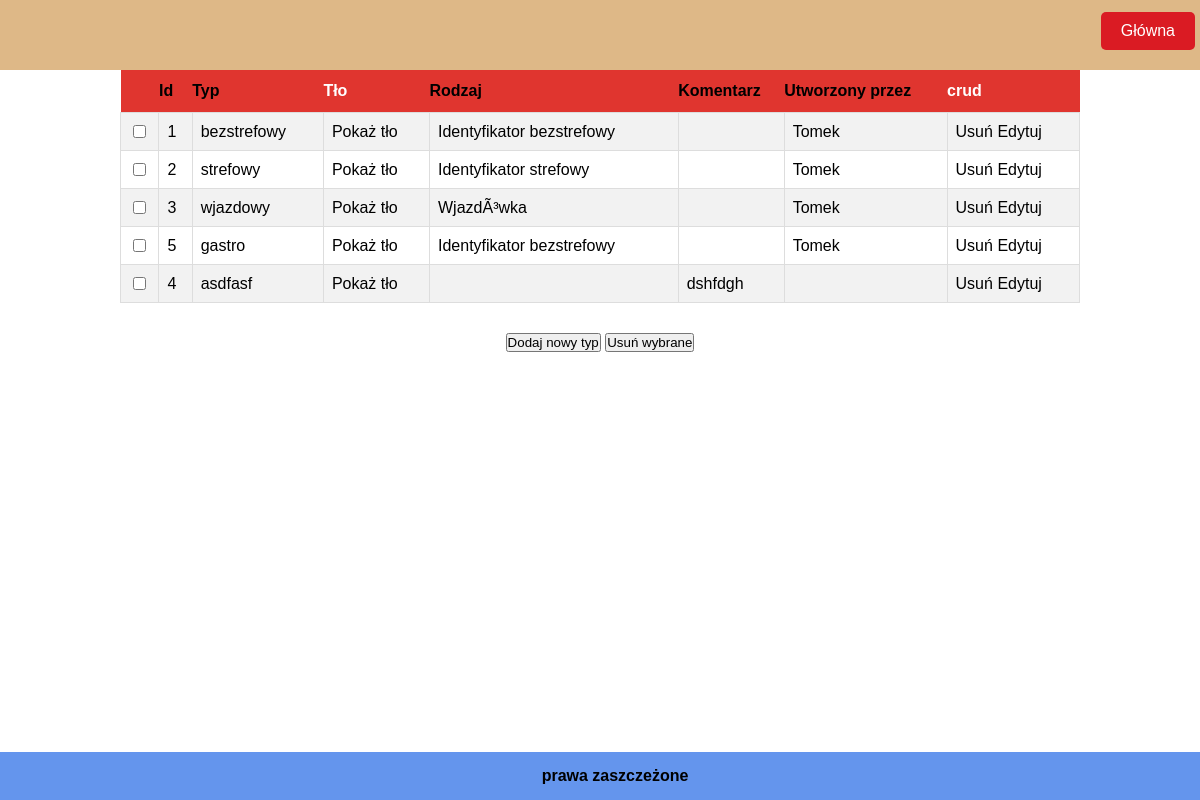
The page /ident_types.php?s=comment&order=1 on the database its author committed.
### tables this page shows
CREATE TABLE `ident_type` (
  `id` int(11) NOT NULL,
  `type` varchar(20) NOT NULL,
  `background` varchar(100) NOT NULL,
  `type_2` varchar(25) NOT NULL DEFAULT 'Identyfikator bezstrefowy',
  `comment` varchar(160) DEFAULT NULL,
  `madeby` varchar(50) NOT NULL
);

### ident_types.php (the view, shortened to what this page needs)
<!DOCTYPE html>
<html lang="pl" dir="ltr">
<head>
<link rel="stylesheet" href="style.css">
</head>
<body>
<header>
    <div id="logo"></div>
	    <nav class="clearfix">
            <a href="main.php" class="btn">Główna</a>
	    </nav>
</header>
<section class="container">
<form method="POST">
<table>
<tr>
    <th></th>
    <th><a href="ident_types.php?s=id&amp;order=<?php echo isset($_GET['order'])?!$_GET['order']:1; ?>">Id</a></th>
    <th><a href="ident_types.php?s=type&amp;order=<?php echo isset($_GET['order'])?!$_GET['order']:1; ?>">Typ</a></th>
    <th>Tło</th>
    <th><a href="ident_types.php?s=type_2&amp;order=<?php echo isset($_GET['order'])?!$_GET['order']:1; ?>">Rodzaj</a></th>
    <th><a href="ident_types.php?s=comment&amp;order=<?php echo isset($_GET['order'])?!$_GET['order']:1; ?>">Komentarz</a></th>
    <th><a href="ident_types.php?s=madeby&amp;order=<?php echo isset($_GET['order'])?!$_GET['order']:1; ?>">Utworzony przez</a></th>
    <th>crud</th>
</tr>
<?php
    require_once "connect.php";
    $connect = @new mysqli($host,$db_user,$db_password,$db_name);
    if(!isset($_GET['s']))
    {
        $ident_type = mysqli_query($connect,"SELECT * FROM ident_type ");
    }
    else
    {
        $s = $_GET['s'];
        $order = $_GET['order'];
        if($order == 1)
        {
            $ident_type = mysqli_query($connect,"SELECT * FROM ident_type ORDER BY $s ASC");
        }
        else
        {
            $ident_type = mysqli_query($connect,"SELECT * FROM ident_type ORDER BY $s DESC");
        }
    }
    if(mysqli_num_rows($ident_type) > 0)
    {
        while($r = mysqli_fetch_array($ident_type))
        {
            echo "<tr>";
            echo '<td> <input type="checkbox" name="checkbox[]" value="'.$r['id'].'"></input> </td>';
            echo "<td>".$r['id']."</td>";
            echo "<td>".$r['type']."</td>";
            echo '<td><a href="'.$r['background'].'">Pokaż tło</a></td>';
            echo "<td>".$r['type_2']."</td>";
            echo "<td>".$r['comment']."</td>";
            echo "<td>".$r['madeby']."</td>";
            echo "<td>
           <a href=\"ident_types.php?a=del&amp;id={$r['id']}\">Usuń</a>
           <a href=\"edit_ident_type.php?id={$r['id']}\">Edytuj</a>
           </td>";
            echo "</tr>";
        }
    }
?>
</table>
<div>
<div class="center">
        <button class="submit" name="add" value="add">Dodaj nowy typ</button>
        <button class="submit" name="delete" value="delete">Usuń wybrane</button>
        </form>
</section>
<div id="footer">
    <b>prawa zaszczeżone</b>
</div>
</body>
</html>

### style.css (style rules this page uses)
* { margin:0; padding:0; }
body { background-color:white; font-family: "Avant Garde", Avantgarde, "Century Gothic", CenturyGothic, "AppleGothic", sans-serif; position:relative; }
header { width:100%; height:70px; padding: 0; background-color: burlywood; z-index:2; position: fixed; position:top; }
.container { padding-top:70px; width:960px; margin:0 auto; }
.btn { z-index: 2; display: block; float:right; position:relative; top:12px; padding:10px 20px; margin-right: 5px; border-radius:5px; color:white; text-align: center; text-decoration: none; background: #da1b23; }
.clearfix:after { content: ""; display: table; clear: both; background-color:#af1b23; }
#footer { clear:both; width:100%; text-align: center; padding: 15px; font-family: Arial, Helvetica, sans-serif; font-size: 15px bold; background-color: cornflowerblue; position: fixed; bottom:0; }
input,select { width: 100%; padding: 10px 20px; border: 1px solid #da1b23; border-radius: 4px ; margin: 4px 0; box-sizing: border-box; font-size:20px; }
.center { margin-top:30px; text-align:center; }
#logo { float:left; width:20%; padding:10px 10px; font-size: 40px; }
table { font-family: "Trebuchet MS", Arial, Helvetica, sans-serif; border-collapse: collapse; width: 100%; height: 70%; }
table td, #table th { border: 1px solid #ddd; padding: 8px; }
table tr:nth-child(even) { background-color: #f2f2f2; }
table th { padding-top: 12px; padding-bottom: 12px; text-align: left; background-color: rgb(224, 53, 47); color: white; }
table tr:first-child { position:sticky; }
a { text-decoration: none; color: #000; }

### rows shown on the page
ident_type: id "1", type "bezstrefowy", type_2 "Identyfikator bezstrefowy", madeby "Tomek"
ident_type: id "2", type "strefowy", type_2 "Identyfikator strefowy", madeby "Tomek"
ident_type: id "3", type "wjazdowy", type_2 "WjazdÃ³wka", madeby "Tomek"
ident_type: id "5", type "gastro", type_2 "Identyfikator bezstrefowy", madeby "Tomek"
ident_type: id "4", type "asdfasf", comment "dshfdgh"
